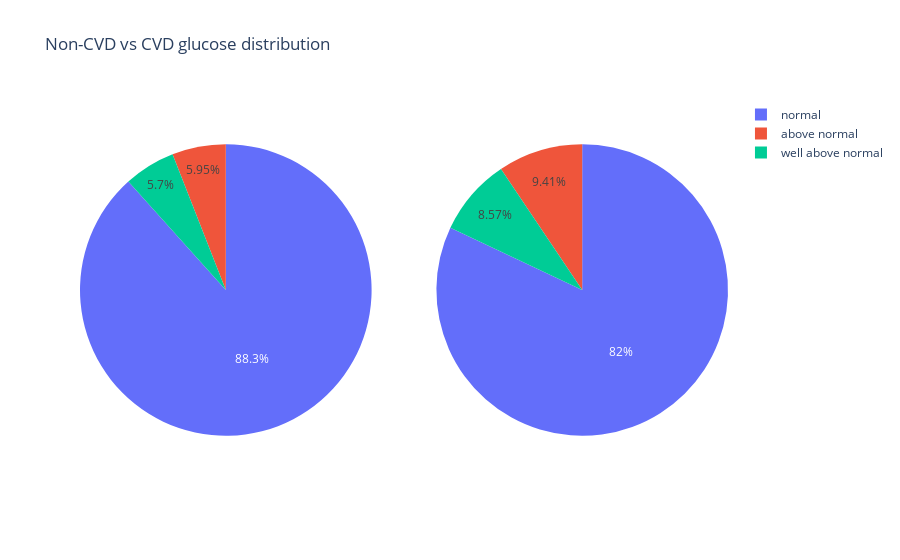

The cell this chart's notebook holds for it:
### Markdown cell above
##### Glucose

### Code cell
#glucose
cvd = cleanedData.loc[cleanedData['cardio'] == 1, 'gluc'].copy()
non_cvd = cleanedData.loc[cleanedData['cardio'] == 0, 'gluc'].copy()

fig = make_subplots(rows=1, cols=2, specs=[[{"type": "pie"}, {"type": "pie"}]])

fig.update_layout(title_text="Non-CVD vs CVD glucose distribution", template="plotly_white")
fig.add_trace(go.Pie(values=non_cvd.value_counts().values,labels=['normal' ,'above normal', 'well above normal']),row=1, col=1)
fig.add_trace(go.Pie(values=cvd.value_counts().values,labels=['normal' ,'above normal', 'well above normal']),row=1, col=2)
fig.show()

### Figure 1 — Plotly figure (JSON) as saved in the notebook; plotly's stock layout.template omitted (floating-point values rounded to 4 significant figures)
{"data": [{"domain": {"x": [0, 0.45], "y": [0, 1]}, "labels": ["normal", "above normal", "well above normal"], "type": "pie", "values": [30232, 2037, 1950]}, {"domain": {"x": [0.55, 1], "y": [0, 1]}, "labels": ["normal", "above normal", "well above normal"], "type": "pie", "values": [27128, 3111, 2834]}], "layout": {"title": {"text": "Non-CVD vs CVD glucose distribution"}}}
